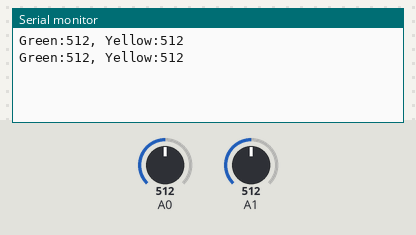
Simulated run of this sketch. Board: Arduino Uno, built with avr-gcc and run on an emulated ATmega328P. Shown: the last lines printed to the serial monitor. Inputs (shaded band) come from the test bench; at power-on: A0 = 512, A1 = 512.

Above: at 1.8 s.
1.9 s: A0 set to 716
At 2.7 s:
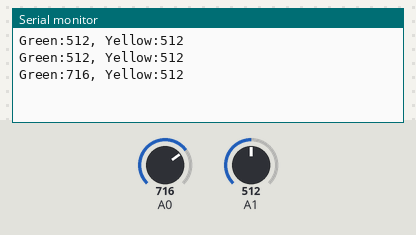
3.4 s: A1 set to 716
At 4.3 s:
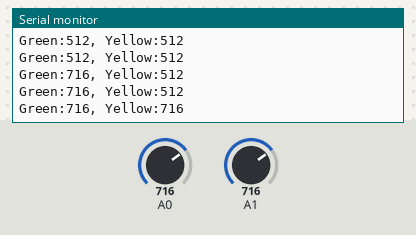
4.9 s: A0 set to 900
At 5.8 s:
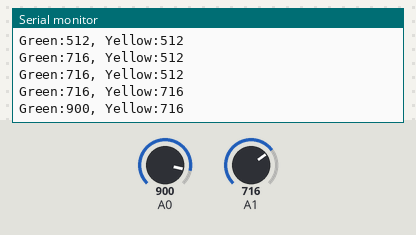
6.4 s: A1 set to 900
At 7.8 s:
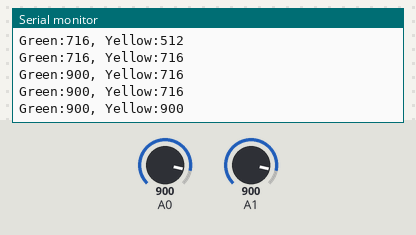
Timing chart, 0 to 8.9 s (numbered marks = the images above; inputs shaded):
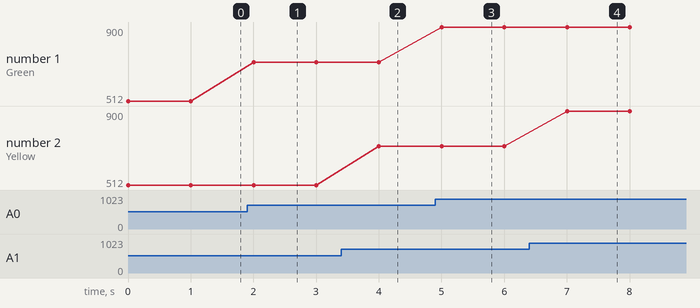

The sketch:

ADC.ino
```cpp
void setup() {
  // put your setup code here, to run once:
  Serial.begin(115200);
}

void loop() {
  // put your main code here, to run repeatedly:
  int switchGreen = analogRead(A0);
  int switchYellow = analogRead(A1);
  Serial.print("Green:");
  Serial.print(switchGreen);
  Serial.print(", Yellow:");
  Serial.println(switchYellow);
  delay(1000);
}
```

Measured:
- after the input at 1.9 s, the serial monitor: prints a new line after 0.10 s (image 1)
- after the input at 3.4 s, the serial monitor: prints a new line after 0.60 s (image 2)
- after the input at 4.9 s, the serial monitor: prints a new line after 0.10 s (image 3)
- after the input at 6.4 s, the serial monitor: prints a new line after 0.61 s (image 4)
- plotted number 1: 512 → 716 after the input at 1.9 s, 716 → 900 after the input at 4.9 s
